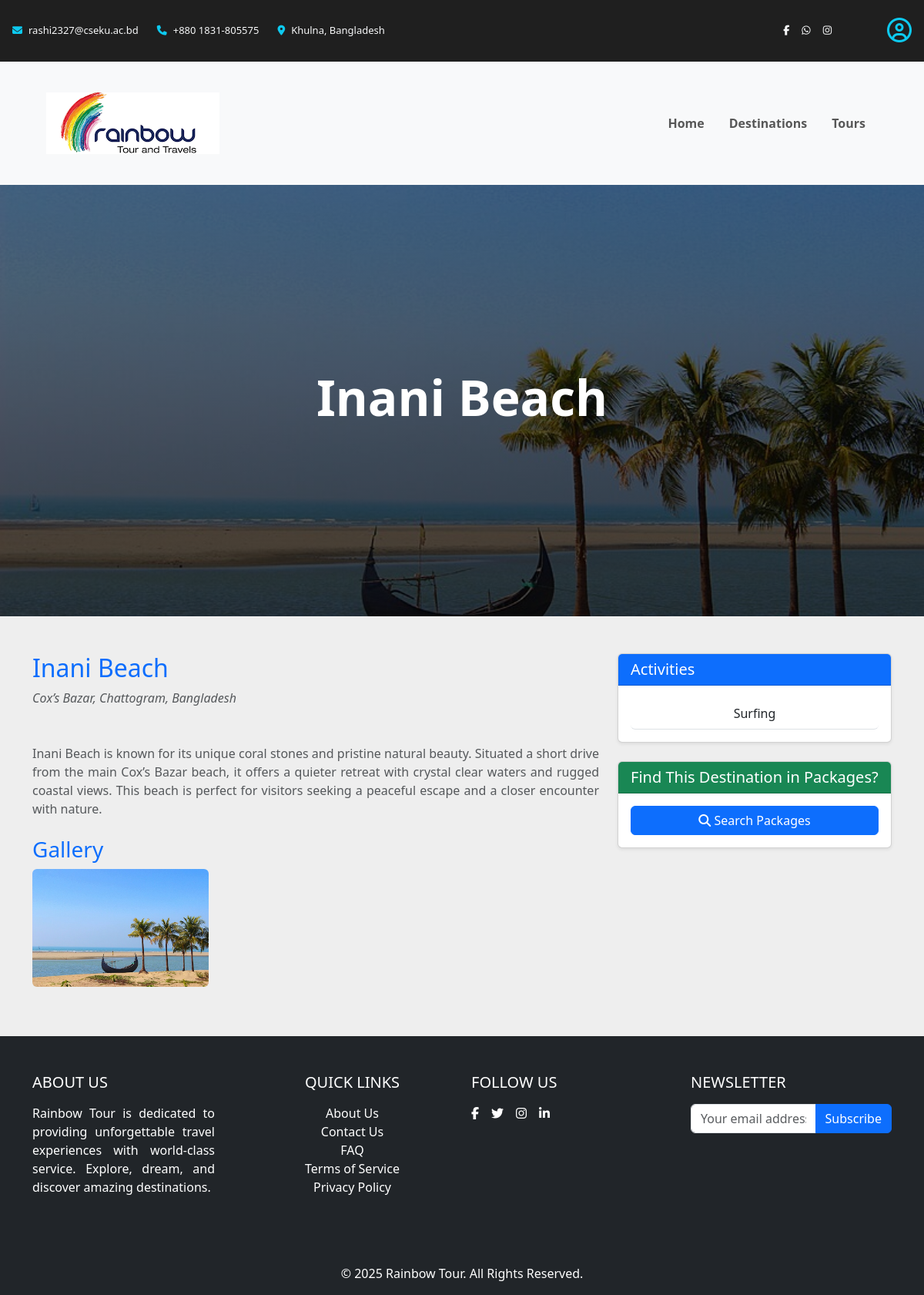
Page /tourist/destination-details.php?item=Inani+Beach on the committed database.
### tables this page shows
CREATE TABLE destinations (
    id INT PRIMARY KEY AUTO_INCREMENT,
    name VARCHAR(100) NOT NULL,
    description TEXT,
    location VARCHAR(255) NOT NULL
);

CREATE TABLE destinations_gallery (
    id INT AUTO_INCREMENT PRIMARY KEY,
    destination_id INT NOT NULL,
    image VARCHAR(2048) NOT NULL,
    FOREIGN KEY (destination_id) REFERENCES destinations(id)
);

### tourist/destination-details.php (the view, shortened to what this page needs)
<?php include ROOT_PATH . 'template/header.php'; ?>
<?php include ROOT_PATH . 'db/connect-db.php'; ?>
<body>
    <?php include ROOT_PATH . 'template/navigation.php'; ?>
    <?php
        $item = isset($_GET['item']) ? htmlspecialchars($_GET['item']) : '';
        $item = mysqli_real_escape_string($conn, $item);
        $query_string ="SELECT d.*, dg.image
                        FROM destinations d
                        LEFT JOIN destinations_gallery dg
                        ON d.id = dg.destination_id
                        AND dg.id = (SELECT MIN(id)
                                     FROM destinations_gallery dg
                                     WHERE dg.destination_id = d.id)
                        WHERE d.name = '$item'";
        $destination = mysqli_fetch_object(mysqli_query($conn, $query_string));
    ?>
    <div class="hero-container d-flex align-items-center justify-content-center text-center text-white"
        style="background: linear-gradient(to bottom, rgba(0, 0, 0, 0.5), rgba(0, 0, 0, 0.7)),
           url('<?= BASE_URL ?><?php echo $destination->image; ?>') center/cover no-repeat;">
        <div class="hero-content">
            <h1 class="display-3 fw-bold"><?php echo $item; ?></h1>
        </div>
    </div>
    <div class="container my-5">
        <div class="row">
            <div class="col-md-8">
                <div class="title mb-5">
                    <h2 class="text-primary"><?php echo $destination->name ?></h2>
                    <i class="text-muted"><?php echo $destination->location ?></i>
                </div>
                <p class="text-muted text-justify"><?php echo nl2br(htmlspecialchars($destination->description)); ?></p>
                <h3 class="mt-4 text-primary">Gallery</h3>
                <?php
                    $query = mysqli_query($conn, "SELECT * FROM destinations_gallery WHERE destination_id = $destination->id");
                    if (mysqli_num_rows($query) > 0) {
                        echo '<div class="row gallery">';
                        while ($row = mysqli_fetch_object($query)) {
                            echo '<div class="col-md-4 mb-3">
                                    <a href="' . BASE_URL . htmlspecialchars($row->image) . '" target="_blank">
                                        <img src="' . BASE_URL . htmlspecialchars($row->image) . '" class="img-fluid rounded" alt="' . '">
                                    </a>
                                </div>';
                        }
                        echo '</div>';
                    } else {
                        echo 'No images found for this destination.';
                    }
                ?>
            </div>
            <div class="col-md-4">
                <div class="card mb-4 shadow-sm">
                    <div class="card-header bg-primary text-white">
                        <h5 class="mb-0">Activities</h5>
                    </div>
                    <div class="card-body">
                        <?php
                            $activities_query = mysqli_query($conn, "SELECT DISTINCT a.name
                                                                     FROM activities a
                                                                     INNER JOIN destination_activities da
                                                                     ON da.activity_id = a.id
                                                                     WHERE da.destination_id = '$destination->id'");
                            if (mysqli_num_rows($activities_query) > 0) {
                                echo '<ul class="list-group">';
                                while ($activity = mysqli_fetch_object($activities_query)) {
                                    echo '<li class="list-group-item border-0 border-bottom text-center">' . htmlspecialchars($activity->name) . '</li>';
                                }
                                echo '</ul>';
                            } else {
                                echo '<p>No activities listed for this destination.</p>';
                            }
                        ?>
                    </div>
                </div>
                <div class="card shadow-sm">
                    <div class="card-header bg-success text-white">
                        <h5 class="mb-0">Find This Destination in Packages?</h5>
                    </div>
                    <div class="card-body">
                        <form action="tours.php" method="get">
                            <button type="submit" class="btn btn-block btn-primary w-100">
                                <i class="fas fa-search"></i> Search Packages
                            </button>
                        </form>
                    </div>
                </div>
            </div>
        </div>
    </div>
    <?php include ROOT_PATH . 'template/footer.php'; ?>
</body>

### style.css (style rules this page uses)
body { background-color: #eee !important; }
.hero-container { height: 70vh; width: 100%; }
.hero-content { max-width: 800px; padding: 20px; }
.card { border-radius: 10px; box-shadow: 0 4px 8px rgba(0, 0, 0, 0.1); }
.gallery img { transition: transform 0.3s ease-in-out; }
.text-justify { text-align: justify !important; }

### rows in the picture
destinations: name "Inani Beach", location "Cox’s Bazar, Chattogram, Bangladesh", description "Inani Beach is known for its unique coral stones and pristine natural beauty. Situated a short drive from the main Cox’s Bazar beach, it offers a quieter retreat with crystal clear waters and rugged coastal views. This beach is perfect for visitors seeking a peaceful escape and a closer encounter with nature."
destinations_gallery: image (picture)

### other values in the picture
$item "Inani Beach"
$activity->name "Surfing"
